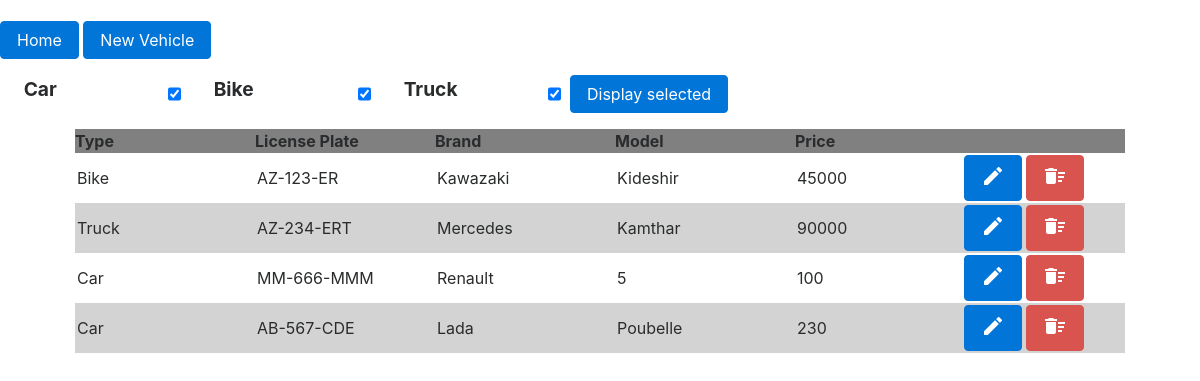
Page /controller/home.php on the committed database.
### tables this page shows
CREATE TABLE `vehicules` (
  `id` int(11) NOT NULL,
  `type` enum('Car','Bike','Truck','') NOT NULL,
  `license_plate` varchar(12) NOT NULL,
  `brand` varchar(25) NOT NULL,
  `model` varchar(30) NOT NULL,
  `price` int(11) NOT NULL,
  `description` text
);

### view/new_vehicle_v.php (called while the page is built, shortened)
<?php
require '../view/template/head.php';
require '../view/template/header.php';
?>

### controller/new_vehicle.php (called while the page is built, shortened)
<?php
$form_new = new Form('new_vehicle');
$form_new->addSelect('type', ['Car', 'Bike', 'Truck']);
$form_new->addInputText('license_plate', 'col-7');
$form_new->addInputText('brand', 'col-7');
$form_new->addInputText('model', 'col-7');
$form_new->addInputText('price', 'col-7');
$form_new->addTextarea('description', 'col-7');
$form_new->addInputSubmit('create', 'btn btn-success col-4 mx-auto', 'Create');
require '../view/new_vehicle_v.php';

### controller/home.php (called while the page is built, shortened)
<?php
require '../model/data.php';
require 'new_vehicle.php';
$checked = [];
if (isset($_POST['Submitcheck'])) {
    foreach ($_POST as $value) {
        $checked[]=$value;
    }
} else {
    $checked = ['Car', 'Bike', 'Truck', 'dud'];
}
$form_check = new Form('row checkboxes');
$form_check->addCheckboxes(['Car', 'Bike', 'Truck'], $checked);
$form_check->addInputSubmit('Submitcheck', 'btn btn-primary', 'Display selected');
$vehicles = $manager->getAllVehicles($checked);
require '../view/home_v.php';

### model/dbconnect/dbconnect.php (called while the page is built)
<?php
try {
    $db = new PDO('mysql:host=localhost;dbname=tp_eval;charset=utf8', 'testuser', 'iLA9UwtpNWXnIv2F', array(PDO::ATTR_ERRMODE => PDO::ERRMODE_EXCEPTION));
} catch (Exception $e) {
    die('Erreur : ' . $e->getMessage());
}
$manager = new VehicleManager($db);

### model/VehicleManager.php (called while the page is built, shortened)
<?php
class VehicleManager
{
    private $_db;
    private function setDb(PDO $db)
    {
        $this->_db = $db;
    }
    public function getAllVehicles(array $checked)
    {
        $vehicles = [];
        if (count($checked)!=1) {
            $ischecked = $this->is_checked($checked);
            $query = $this->_db->query('SELECT * FROM vehicules'.$ischecked);
            $data = $query->fetchAll(PDO::FETCH_ASSOC);
            foreach ($data as $vehicle) {
                switch ($vehicle['type']) {
                  case 'Car':
                    $vehicles[] = new Car($vehicle);
                    break;
                  case 'Bike':
                    $vehicles[] = new Bike($vehicle);
                    break;
                  case 'Truck':
                    $vehicles[] = new Truck($vehicle);
                    break;
                }
            }
        }
        return $vehicles;
    }
    public function is_checked(array $checked)
    {
        $add_to_query = '';
        return $add_to_query;
    }
}

### entities/Vehicle.php (called while the page is built, shortened)
<?php
class Vehicle
{
    protected $id;
    protected $type;
    protected $license_plate;
    protected $brand;
    protected $model;
    protected $price;
    public function __construct($data)
    {
        $this->type = static::class;
    }
    public function hydrate(array $data)
    {
      foreach ($data as $key => $value) {
          $method = 'set'.ucfirst($key);
      }
    }
    public function getId()
    {
        return $this->id;
    }
    public function setId($id)
    {
        $this->id = $id;
    }
    public function getType()
    {
        return $this->type;
    }
    public function setType($type)
    {
        $this->type = $type;
    }
    public function getLicense_plate()
    {
        return $this->license_plate;
    }
    public function setLicense_plate($license_plate)
    {
        $this->license_plate = $license_plate;
    }
    public function getBrand()
    {
        return $this->brand;
    }
    public function setBrand($brand)
    {
        $this->brand = $brand;
    }
    public function getModel()
    {
        return $this->model;
    }
    public function setModel($model)
    {
        $this->model = $model;
    }
    public function getPrice()
    {
        return $this->price;
    }
    public function setPrice($price)
    {
        $this->price = $price;
    }
}

### view/home_v.php (the view)
<main>
    <div class="sort_type">
      <?php
      echo $form_check->getForm();
      ?>
    </div>
    <table id="vehiclesTable">
      <thead>
        <tr>
          <th>Type</th><th>License Plate</th><th>Brand</th><th>Model</th><th>Price</th><th></th>
        </tr>
      </thead>
      <tbody>
        <?php
        foreach ($vehicles as $vehicle) { ?>
          <tr class="container" id="<?php echo $vehicle->getId(); ?>" title="Show details">
            <td><?php echo $vehicle->getType(); ?></td>
            <td><?php echo $vehicle->getLicense_plate(); ?></td>
            <td><?php echo $vehicle->getBrand(); ?></td>
            <td><?php echo $vehicle->getModel(); ?></td>
            <td><?php echo $vehicle->getPrice(); ?></td>
            <td class="row buttons_td">
              <a href="vehicle.php?id=<?php echo $vehicle->getId(); ?>" class="btn btn-primary"><i class="material-icons">create</i></a>
              <?php
              $form_delete = new Form('', ['home']);
              $form_delete->addHidden('id_vehicle', $vehicle->getId());
              $form_delete->addInputSubmit('delete', 'btn btn-danger', '<i class="material-icons">delete_sweep</i>');
              echo $form_delete->getForm();
              ?>
            </td>
          </tr>
        <?php }
        ?>
      </tbody>
    </table>
  </main>
<?php
require '../view/template/foot.php';

### view/template/head.php (shortened to what this page needs)
<!doctype html>
<html class="no-js" lang="">
<head>
  <link rel="stylesheet" href="../css/bootstrap.css">
  <link rel="stylesheet" href="../css/normalize.css">
  <link rel="stylesheet" href="../css/stacktable.css">
  <link rel="stylesheet" href="../css/main.css">
</head>
<body>

### view/template/header.php (shortened to what this page needs)
<header>
  <a href="home.php" class="btn btn-primary">Home</a>
  <button class="btn btn-primary" type="button" data-toggle="collapse" data-target="#collapseNewVehicle" aria-expanded="false" aria-controls="collapseNewVehicle">
    New Vehicle
  </button>
</header>

### entities/Form.php
<?php
class Form {
  protected $form;
  public function __construct($cssclasses='', array $action=[])
  {
    $formaction = '';
    if(count($action) == 1) {
      $formaction = $action[0].'.php';
    }
    elseif(count($action) == 2) {
      $formaction = $action[0].'.php?id='.$action[1];
    }
    $this->form = '<form method="post" action="'.$formaction.'" class="'.$cssclasses.'">';
  }
  public function getForm()
  {
    return $this->form;
  }
  public function addInputText($name, $cssclasses='', $value='')
  {
    $this->form .= '<div class="newVehicleFormDiv">';
    $this->form .= '<label for="'.$name.'" class="col-9 col-md-3">'.ucfirst($name).' : </label>';
    $this->form .= '<input type="text" id="'.$name.'" name ="'.$name.'" value="'.$value.'" class="'.$cssclasses.'" required>';
    $this->form .= '</div>';
  }
  public function addSelect($name, array $options, $cssclasses='')
  {
    $this->form .= '<div class="newVehicleFormDiv"><label for="'.$name.'" class="col-3">'.ucfirst($name).' : </label><select id="'.$name.'" name="'.$name.'" class="'.$cssclasses.'">';
    foreach ($options as $option) {
      $this->form .= '<option value="'.$option.'">'.ucfirst($option).'</option>';
    }
    $this->form .= '</select></label></div>';
  }
  public function addCheckboxes(array $checkboxes, array $checked)
  {
    $this->form .= '<div class="row col-6 justify-content-around checkboxes">';
    foreach ($checkboxes as $value) {
      $ischecked = in_array($value, $checked) ? 'checked' : '';
      $this->form .= '<label for="'.$value.'" class="col-9 col-md-3">'.$value.'</label><input id="'.$value.'" type="checkbox" name="'.$value.'" value="'.$value.'" '.$ischecked.'>';
    }
    $this->form .= '</div>';
  }
  public function addTextarea($name, $cssclasses='', $value='')
  {
    $this->form .= '<div class="newVehicleFormDiv"><label for="'.$name.'" class="col-9 col-md-3">'.ucfirst($name).' : </label><textarea id="'.$name.'" name="'.$name.'" class="'.$cssclasses.'">'.$value.'</textarea></div>';
  }
  public function addHidden($name, $value)
  {
    $this->form .= '<input type="hidden" name="'.$name.'" value="'.$value.'">';
  }
  public function addInputSubmit($name, $cssclasses='', $value='')
  {
    $this->form .= '<button type="submit" class="'.$cssclasses.'" name="'.$name.'" title="'.ucfirst($name).'">'.$value.'</button>';
    $this->form .= '</form>';
  }
}
 ?>

### view/template/foot.php (shortened to what this page needs)
</body>
</html>

### css/stacktable.css (style rules this page uses)
.stacktable { width: 100%; }
.stacktable.large-only { display: table; }

### css/main.css (style rules this page uses)
#vehiclesTable, .sort_type form, form.new_vehicle, .mod_card { margin: auto; }
#vehiclesTable { width: 80vw; }
#vehiclesTable thead tr { background-color: grey; }
#vehiclesTable tbody tr:nth-child(even) { background-color: #D3D3D3; }
table tr td { min-width: 15vw; padding: 2px; }
.buttons_td a, .buttons_td form { margin: 0 2px; }
form.checkboxes { margin: 2vh auto; }
.checkboxes label { font-size: 1.2rem; font-weight: bold; }

### rows in the picture
vehicules: type "Bike", license_plate "AZ-123-ER", brand "Kawazaki", model "Kideshir", price "45000"
vehicules: type "Truck", license_plate "AZ-234-ERT", brand "Mercedes", model "Kamthar", price "90000"
vehicules: type "Car", license_plate "MM-666-MMM", brand "Renault", model "5", price "100"
vehicules: type "Car", license_plate "AB-567-CDE", brand "Lada", model "Poubelle", price "230"

### other values in the picture
$value "Car Bike Truck"
$value "Display selected"
